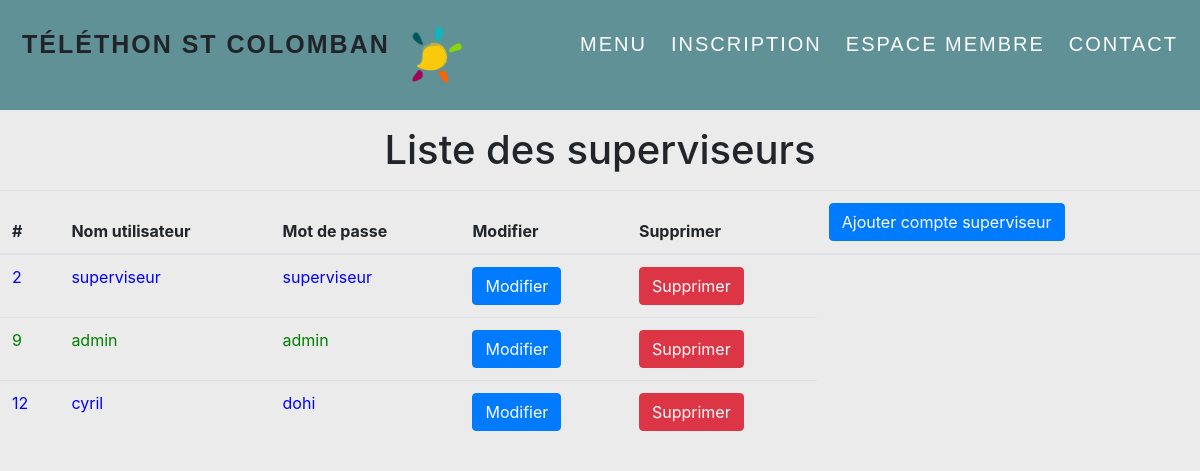
The app's page /Cyril/telethon_project/modification_superviseurs.php with its own data.
### tables this page shows
CREATE TABLE IF NOT EXISTS `users` (
  `id` int(11) NOT NULL AUTO_INCREMENT,
  `login` varchar(45) NOT NULL,
  `password` varchar(45) NOT NULL,
  `roles_id` int(2) NOT NULL,
  PRIMARY KEY (`id`),
  KEY `fk_users_roles` (`roles_id`)
);

### Cyril/telethon_project/modification_superviseur2.php (called while the page is built, shortened)
<?php ob_start();
    $Titre = "Liste des superviseurs";
    ?>
<?php
$pdo = new PDO("mysql:dbname=projet_telethon;host=localhost", "root", "");
$stmt = $pdo->prepare("SELECT * FROM users ORDER BY id");
$stmt->execute();
$types = $stmt->fetchAll(PDO::FETCH_ASSOC);
?>

### Cyril/telethon_project/modification_superviseurs.php (the view, shortened to what this page needs)
<link href="//maxcdn.bootstrapcdn.com/bootstrap/4.1.1/css/bootstrap.min.css" rel="stylesheet" id="bootstrap-css">
<body style="background-color: #EBEBEB;">
 <?php include('container.php');?> <?php require "modification_superviseur2.php" ?>
    <div class ="container" >
        <h1 class =" text-black p-2 my-2 text-center"> <?=$Titre?></h1>
      </div>
 </body>
<table class ="table">
        <thead>
            <tr>
                <th scope="col">#</th>
                <th scope="col">Nom utilisateur</th>
                <th scope="col">Mot de passe</th>
                <th scope="col">Modifier</th>
                <th scope="col">Supprimer</th>
                <th> <a href="Ajout_superviseur2.php" class ="btn btn-primary">Ajouter compte superviseur</a></th>
            </tr>
        </thead>
        <tbody>
            <?php foreach($types as $type) : ?>
       <?php if(!isset($_GET['modifier']) || $_GET['modifier'] !== $type['id']){?>
         <?php if($type['roles_id'] === '1'){  ?><style>.ligne{color: green;}</style>
            <tr class ="ligne">
                <td><?= $type['id']?></td>
                <td><?= $type['login']?></td>
                <td><?= $type['password']?></td>
                <td> <a href="?modifier=<?=$type['id']?>" class="btn btn-primary" >Modifier</a></td>
                <td> <a href="?supprimer=<?=$type['id']?>" class="btn btn-danger" id ="refresh">Supprimer</a></td>
           </tr>
             <?php } ?>
            <?php if($type['roles_id'] === '2'){  ?><style>.lignes{color: blue;}</style>
            <tr class ="lignes">
                <td><?= $type['id']?></td>
                <td><?= $type['login']?></td>
                <td><?= $type['password']?></td>
                <td> <a href="?modifier=<?=$type['id']?>" class="btn btn-primary" >Modifier</a></td>
                <td> <a href="?supprimer=<?=$type['id']?>" class="btn btn-danger" id ="refresh">Supprimer</a></td>
           </tr>
             <?php } ?>
            <?php } ?>
         <?php endforeach; ?>
        </tbody>
</table>

### Cyril/telethon_project/modification_superviseurs.php (style rules this page uses)
.lignes { color: blue; }
.ligne { color: green; }

### records on screen
users: id "2", login "superviseur", password "superviseur"
users: id "9", login "admin", password "admin"
users: id "12", login "cyril", password "dohi"

### other values on screen
$Titre "Liste des superviseurs"
